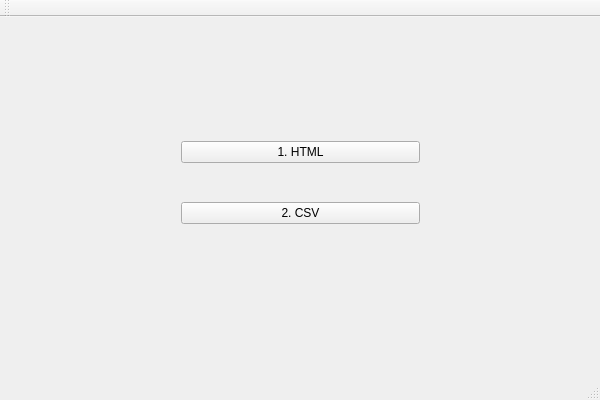
<?xml version="1.0" encoding="UTF-8"?>
<ui version="4.0">
 <class>MainWindowClass</class>
 <widget class="QMainWindow" name="MainWindowClass">
  <property name="geometry">
   <rect>
    <x>0</x>
    <y>0</y>
    <width>600</width>
    <height>400</height>
   </rect>
  </property>
  <property name="windowTitle">
   <string>MainWindow</string>
  </property>
  <widget class="QWidget" name="centralWidget">
   <widget class="QWidget" name="verticalLayoutWidget">
    <property name="geometry">
     <rect>
      <x>170</x>
      <y>80</y>
      <width>261</width>
      <height>171</height>
     </rect>
    </property>
    <layout class="QVBoxLayout" name="verticalLayout">
     <item>
      <widget class="QPushButton" name="pushButtonHTML">
       <property name="text">
        <string>1. HTML</string>
       </property>
      </widget>
     </item>
     <item>
      <widget class="QPushButton" name="pushButtonCSV">
       <property name="text">
        <string>2. CSV</string>
       </property>
      </widget>
     </item>
    </layout>
   </widget>
  </widget>
  <widget class="QMenuBar" name="menuBar">
   <property name="geometry">
    <rect>
     <x>0</x>
     <y>0</y>
     <width>600</width>
     <height>21</height>
    </rect>
   </property>
  </widget>
  <widget class="QToolBar" name="mainToolBar">
   <attribute name="toolBarArea">
    <enum>TopToolBarArea</enum>
   </attribute>
   <attribute name="toolBarBreak">
    <bool>false</bool>
   </attribute>
  </widget>
  <widget class="QStatusBar" name="statusBar"/>
 </widget>
 <layoutdefault spacing="6" margin="11"/>
 <resources>
  <include location="MainWindow.qrc"/>
 </resources>
 <connections/>
</ui>
